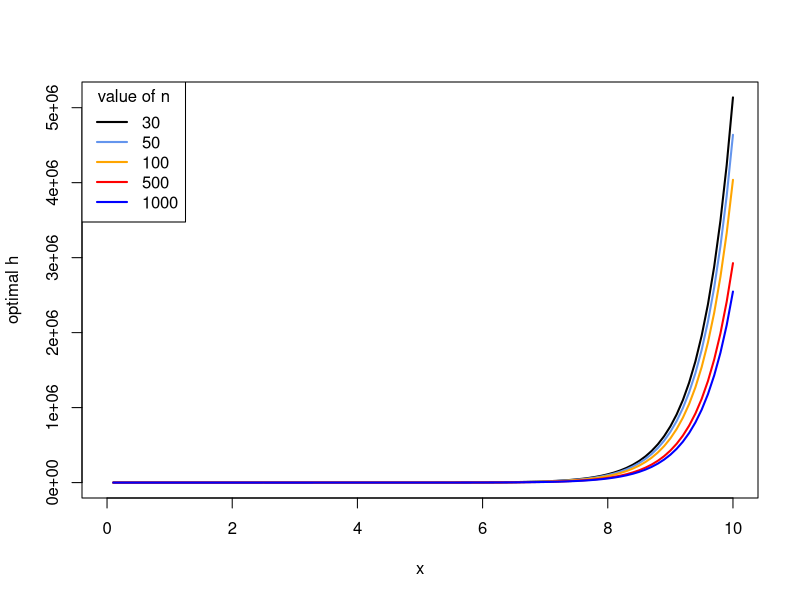
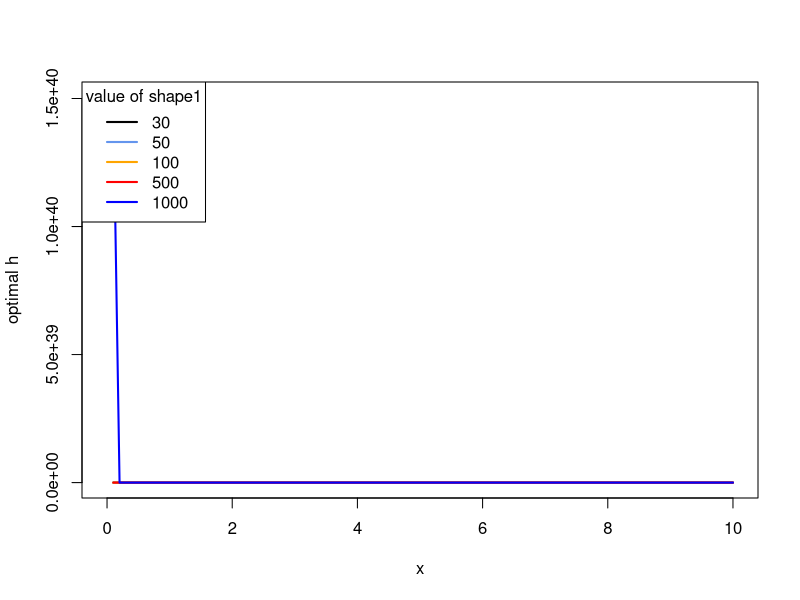
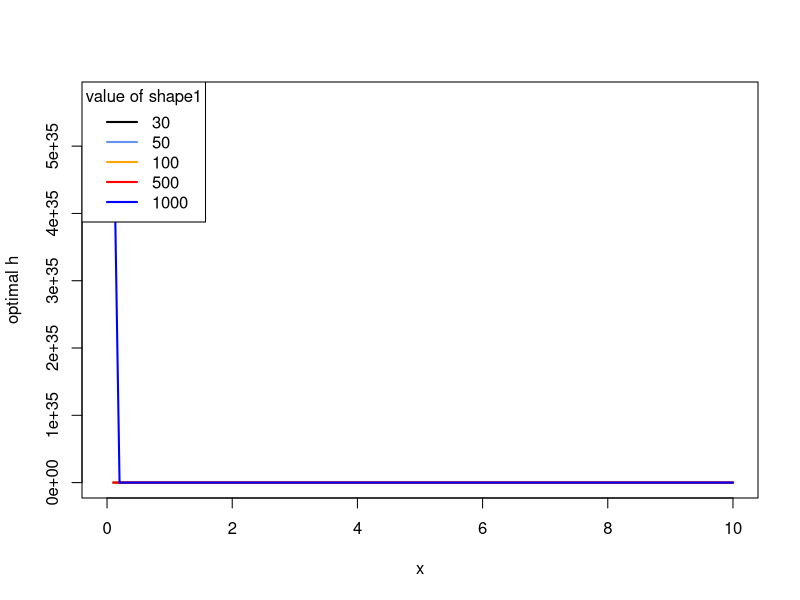
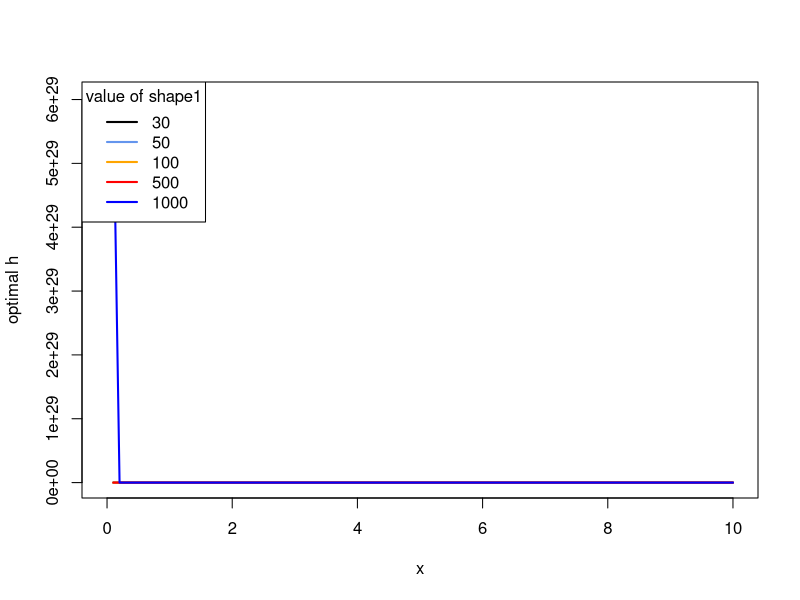
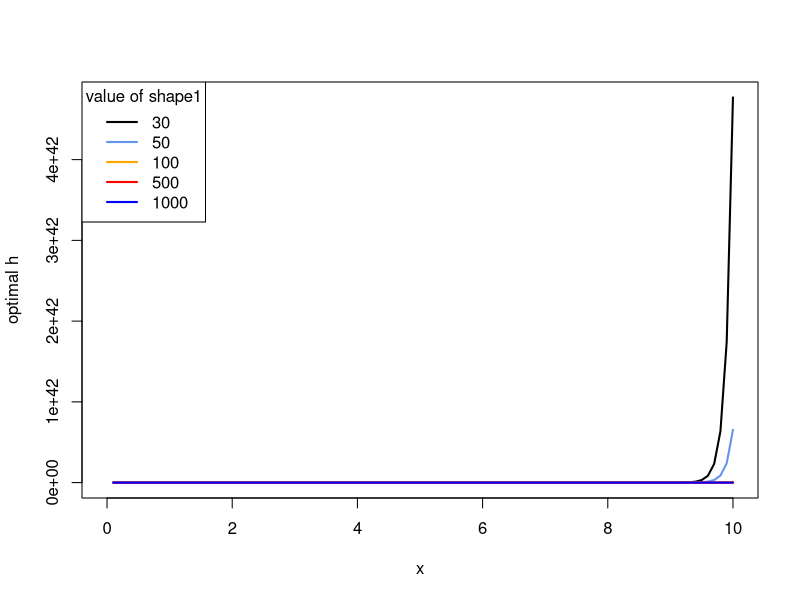
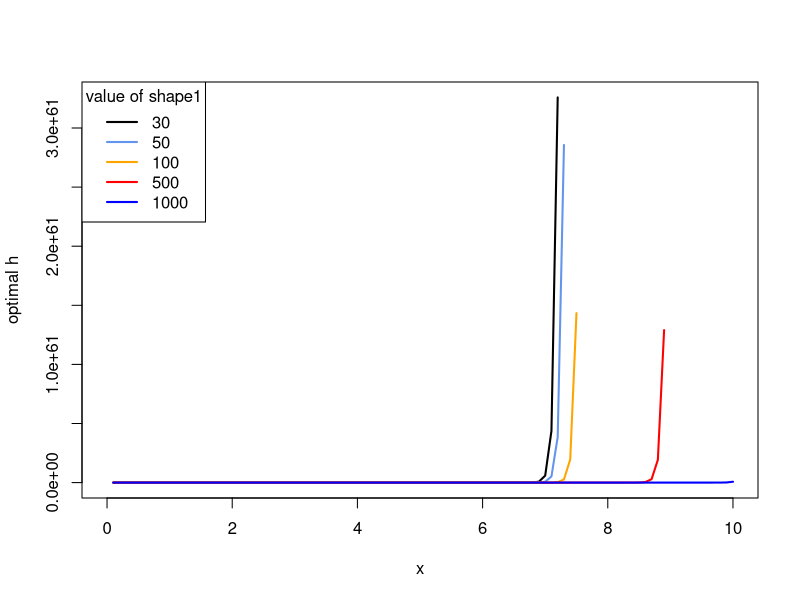

R code for these plots, in order:
## ---- chunk 1
knitr::opts_chunk$set(echo = TRUE)
## ---- chunk 2
m <- function(X){
  return(sin(1/(X/3 + 0.1)))
}

generate_Y <- function(X){
  noise <- rnorm(dim(x), 0, 1)
  Y <- X + noise
  return(Y)
}

ddm_ddx <- function(X){
((6*X+1.8)*cos(3/(X+0.3)) - 9*sin(3/(X+0.3)))/(X+0.3)^4
}
## ---- chunk 3

density_square <- function(x){
  (1/2*pi)*exp(-(x)^2)
}
density_with_x <- function(x){
  (x^2) * (1/(2*pi)^0.5)*exp(-(x^2)/2)
}

kernel_sq_integrate <- integrate(density_square, lower = -Inf, upper = Inf)$value
kernel_x2_integrate <- integrate(density_with_x, lower= -Inf, upper = Inf)$value


## ---- chunk 4
h_opt <- function(x, n, shape1, shape2){
  
  fx <- dgamma(x, shape1, shape2)
  second <- ((ddm_ddx(x) * kernel_x2_integrate)^2)*fx
  
  full <-(((1/n)*kernel_sq_integrate)/second)^0.2
  return(full)
}


## ---- chunk 5
xs <- seq(0, 10, by=0.1)
ns <- c(30, 50, 100, 500, 1000)

h_opt_nx <- function(x, n){
  return(h_opt(x, n, 10, 10))
}

res <- mapply(h_opt_nx, list(xs), ns)

cols <- c("black", "cornflowerblue", "orange", "red", "blue")
matplot(xs, res, col=cols, type="l", lty=1, lwd=2, xlab="x", ylab="optimal h")
legend("topleft", legend=ns, title="value of n", lwd=2, col=cols)
 
## ---- chunk 6

h_opt_shape1 <- function(x, shape1){
  return(h_opt(x, 100, shape1, 3))
}
shape1s <- c(3, 5, 10, 50, 100)

res <- mapply(h_opt_shape1, list(xs), shape1s)

cols <- c("black", "cornflowerblue", "orange", "red", "blue")
matplot(xs, res, col=cols, type="l", lty=1, lwd=2, xlab="x", ylab="optimal h")
legend("topleft", legend=ns, title="value of shape1", lwd=2, col=cols)
## ---- chunk 7

h_opt_shape1 <- function(x, shape1){
  return(h_opt(x, 100, shape1, 5))
}
shape1s <- c(3, 5, 10, 50, 100)

res <- mapply(h_opt_shape1, list(xs), shape1s)

cols <- c("black", "cornflowerblue", "orange", "red", "blue")
matplot(xs, res, col=cols, type="l", lty=1, lwd=2, xlab="x", ylab="optimal h")
legend("topleft", legend=ns, title="value of shape1", lwd=2, col=cols)

## ---- chunk 8

h_opt_shape1 <- function(x, shape1){
  return(h_opt(x, 100, shape1, 10))
}
shape1s <- c(3, 5, 10, 50, 100)

res <- mapply(h_opt_shape1, list(xs), shape1s)

cols <- c("black", "cornflowerblue", "orange", "red", "blue")
matplot(xs, res, col=cols, type="l", lty=1, lwd=2, xlab="x", ylab="optimal h")
legend("topleft", legend=ns, title="value of shape1", lwd=2, col=cols)
## ---- chunk 9

h_opt_shape1 <- function(x, shape1){
  return(h_opt(x, 100, shape1, 50))
}
shape1s <- c(3, 5, 10, 50, 100)

res <- mapply(h_opt_shape1, list(xs), shape1s)

cols <- c("black", "cornflowerblue", "orange", "red", "blue")
matplot(xs, res, col=cols, type="l", lty=1, lwd=2, xlab="x", ylab="optimal h")
legend("topleft", legend=ns, title="value of shape1", lwd=2, col=cols)
## ---- chunk 10

h_opt_shape1 <- function(x, shape1){
  return(h_opt(x, 100, shape1, 100))
}
shape1s <- c(3, 5, 10, 50, 100)

res <- mapply(h_opt_shape1, list(xs), shape1s)

cols <- c("black", "cornflowerblue", "orange", "red", "blue")
matplot(xs, res, col=cols, type="l", lty=1, lwd=2, xlab="x", ylab="optimal h")
legend("topleft", legend=ns, title="value of shape1", lwd=2, col=cols)
